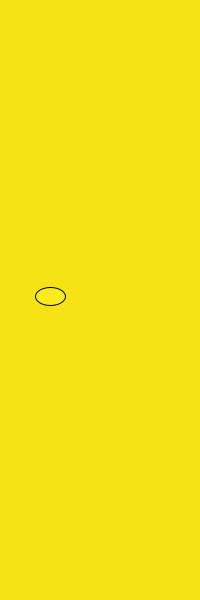
Frame 1 (no input)
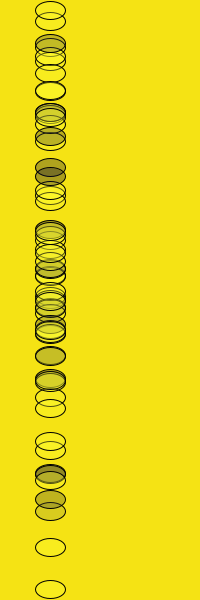
Frame 60 (the mouse pressed at the canvas centre just before this capture)
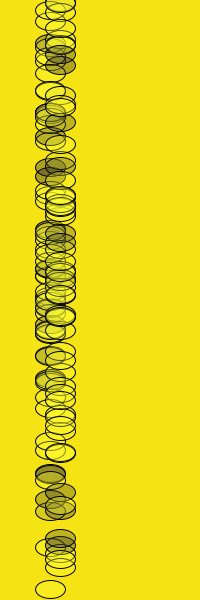
Frame 120 (the mouse held since frame 60 and released just before this capture)

The Processing sketch that drew these frames (run headless with seeded random() and noise(); from frame 60 on, the mouse is pressed at the canvas centre):

// Processing sketch: processing_5192
// ── processing_5192.pde

Pincel p;  
  
 
void setup(){  
  size(200, 600);  
  background(#F5E314);   
  smooth();  
  p = new Pincel();  
}  
  
  
void draw(){  
  p.dibuja();  
}  
  
  
class Pincel{  
  float x, y;  
  int diam;  
  color col;  
  
  Pincel(){  
    x = random(width);  
    y = random(height*2);  
    diam = 50;  
    col = color(#625D20);  
  }  
  
  void dibuja(){  
    calc();  
    fill(#625D20);  
    stroke(0);  
    fill(150, 40, 100);  
}  
    
  
  void calc(){  
    x += random(-2, 70);  
    y += random(-70, 160);  
      
    x = x % width*4;  
    y = y % height;  
      
       fill(x,x,50,80);   
  ellipse(diam,y, 30, 18); 
  
  
      if (x < 80) x *= 5;  
      if (y < 3) y *= 5;  
  }  
}  
  
  
void mousePressed(){  
 p.diam += 10;   
}  
 
